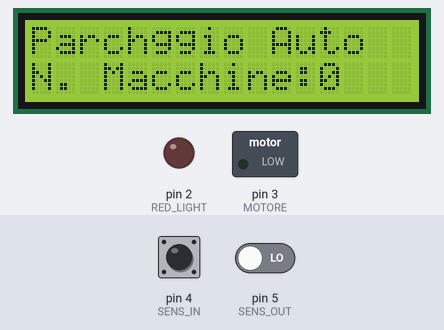
This sketch was run on a simulated Arduino Uno, built with avr-gcc and run on an emulated ATmega328P. Parts: 16×2 character LCD, switched loads named in the sketch (green lamp = pin HIGH), output pins drawn as LEDs (lit = HIGH). The test bench sets the inputs (shaded band); at power-on: pin 5 (SENS_OUT) LOW, pin 4 (SENS_IN) LOW. EEPROM starts erased; what the sketch prints to the serial monitor is not drawn.

Above: at 1.2 s.
1.3 s: pin 5 (SENS_OUT) driven HIGH
At 2.0 s:
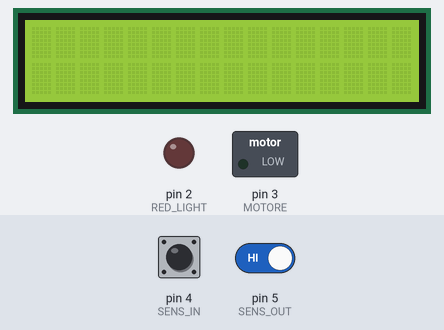
2.8 s: pin 4 (SENS_IN) driven HIGH
At 2.9 s:
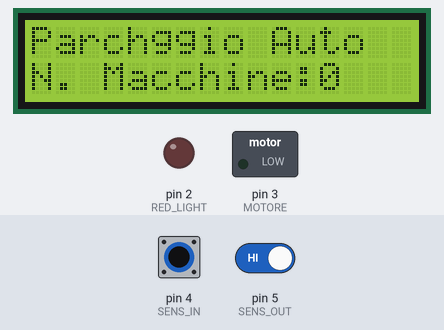
4.7 s: pin 4 (SENS_IN) driven LOW
7.7 s: pin 5 (SENS_OUT) driven LOW
9.2 s: pin 5 (SENS_OUT) driven HIGH
At 10.3 s:
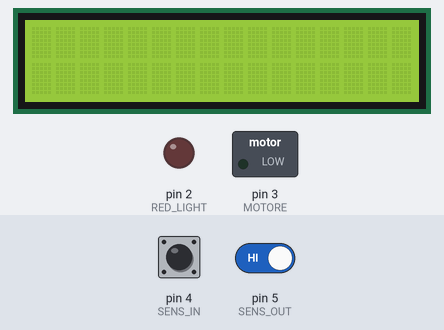
12.2 s: pin 4 (SENS_IN) pulsed HIGH 2 times (0.12 s each, 0.3 s apart)
At 12.3 s:
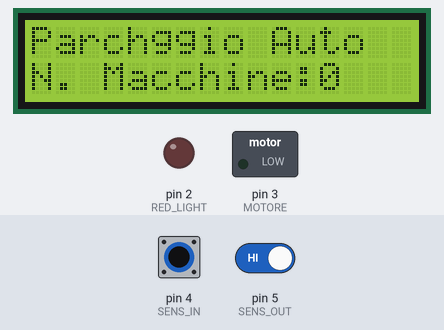
Timing chart, 0 to 15.2 s (numbered marks = the images above; inputs shaded):
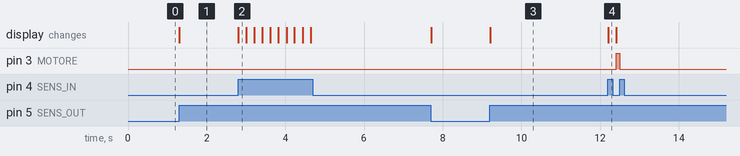

The sketch:

Parcheggio.ino
```cpp
#include <LiquidCrystal.h>
#include <EEPROM.h>
#define RED_LIGHT 2
#define MOTORE 3
#define SENS_IN 4
#define SENS_OUT 5
#define MAX_NUMBER_OF_CARS 10
LiquidCrystal lcd(8, 9, 10, 11, 12, 13);
int macchine;
int passed;
void setup(){
  pinMode(RED_LIGHT, OUTPUT);
  pinMode(MOTORE, OUTPUT);
  pinMode(SENS_IN, INPUT);
  pinMode(SENS_OUT, INPUT);
  lcd.begin(16, 2);
  Serial.begin(9600);
  macchine = EEPROM.read(0);
  if(macchine == 255){
    macchine = 0;
    EEPROM.write(0, macchine);
  }
}

void loop(){
  if(macchine >= MAX_NUMBER_OF_CARS) digitalWrite(RED_LIGHT, HIGH);
  else digitalWrite(RED_LIGHT, LOW);
  lcd.setCursor(0, 0);
  lcd.print("Parchggio Auto");
  lcd.setCursor(0, 1);
  lcd.print("N. Macchine:");
  lcd.print(macchine);
  if(digitalRead(SENS_IN)) addCar();
  if(digitalRead(SENS_OUT)) removeCar();
  EEPROM.write(0, macchine);
  delay(1);
}

void addCar(){
 if(macchine < MAX_NUMBER_OF_CARS && macchine >= 0){
    digitalWrite(MOTORE, HIGH);
    do{
     passed = digitalRead(SENS_OUT);
     Serial.println(passed);
     }while(!passed);
    digitalWrite(MOTORE, LOW);
    macchine++;
    delay(200);
    lcd.clear();
    return;
  }
  lcd.clear();
  return;
}

void removeCar(){
 if(macchine <= MAX_NUMBER_OF_CARS && macchine > 0){
    digitalWrite(MOTORE, HIGH);
    do{
     passed = digitalRead(SENS_IN);
     }while(!passed);
    digitalWrite(MOTORE, LOW);
    macchine--;
    delay(200);
    lcd.clear();
    return;
  }
  lcd.clear();
  return;
}
```

Measured:
- after the input at 1.3 s, the display: changes at once (image 1)
- after the input at 2.8 s, the display: changes at once (image 2)
- after the input at 4.7 s, every drawn part: stays the same
- after the input at 9.2 s, the display: changes at once (image 3)
- after the input at 12.2 s, pin 3 (MOTORE): LOW → HIGH after 0.21 s, → LOW 0.09 s later; the display: changes at once (image 4)
